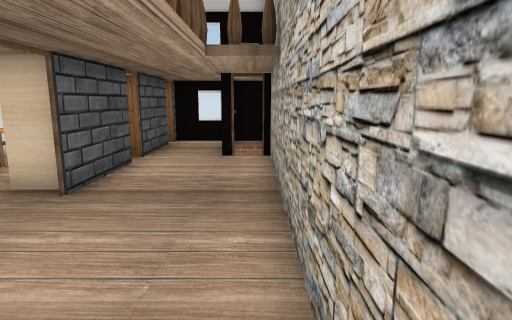
View 1 (above)

13 first-person views from a walk through a scene from a Unity 3-D project. The camera is 1.5 m above the floor, tilts 10° down and sees 75° across. The floor is counted in squares, 0.9 m on a side. Each view is taken from the middle of a square. On the plan, view 1 faces up. The plan holds only what a view shows up to about 16 squares ahead; the rest is blank. The place goes on beyond the plan. The player character is not drawn. Some surface patterns are stand-ins.

View 2
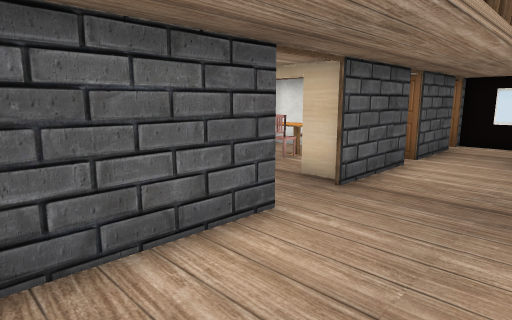

View 3
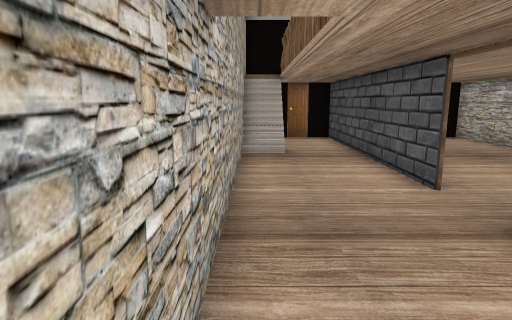

View 4
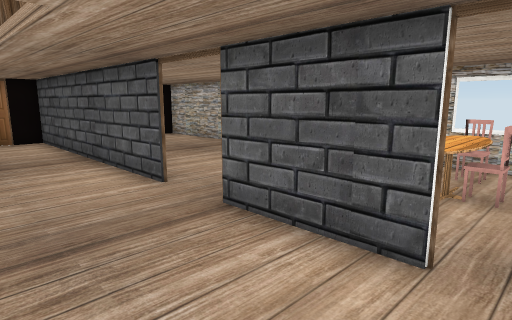

View 5
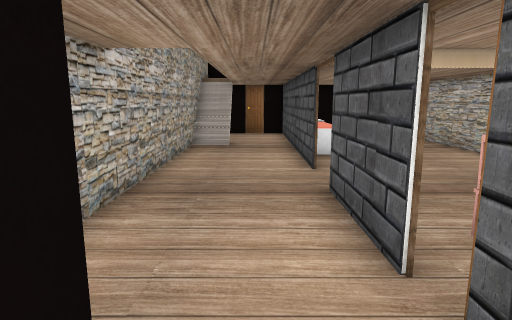

View 6
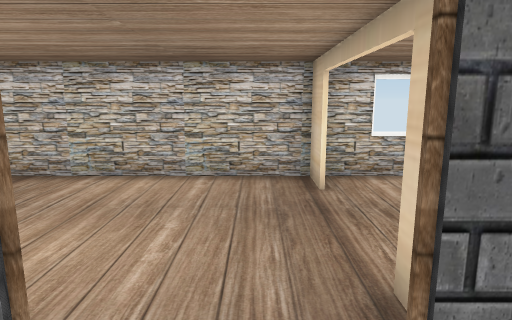

View 7
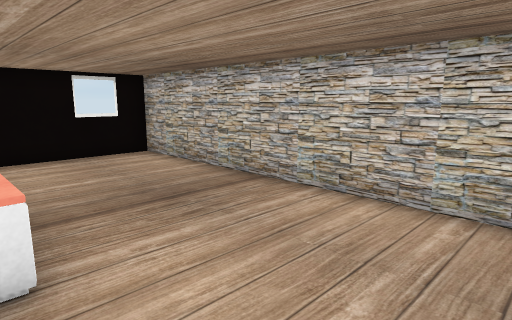

View 8
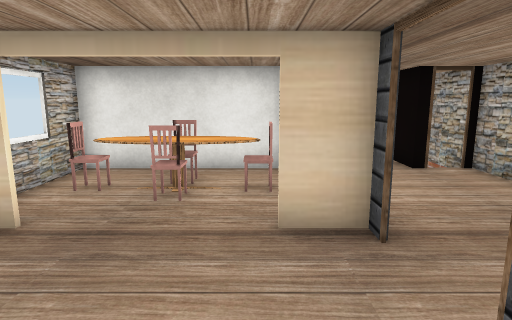

View 9
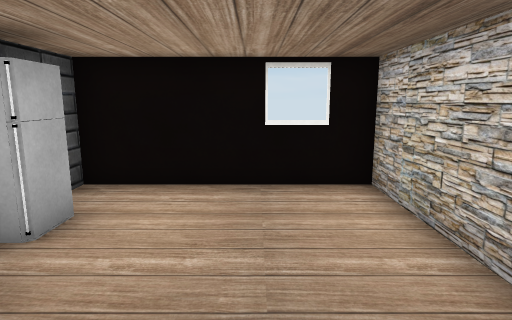

View 10
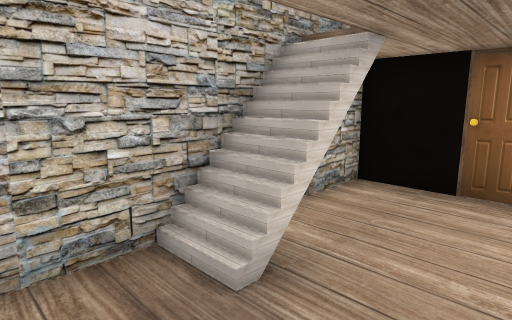

View 11
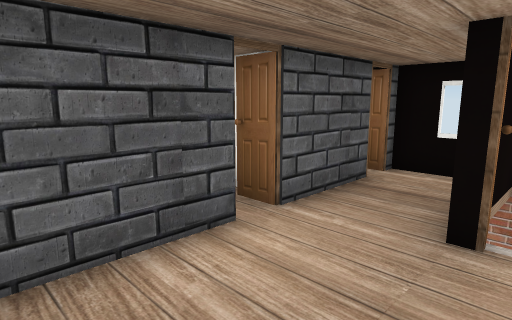

View 12
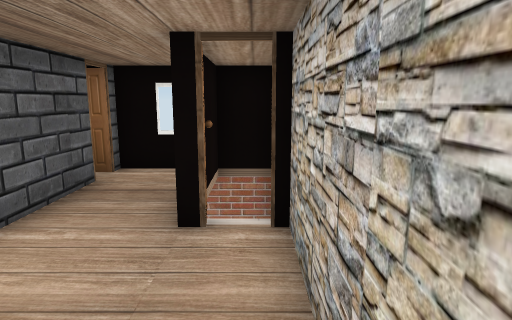

View 13
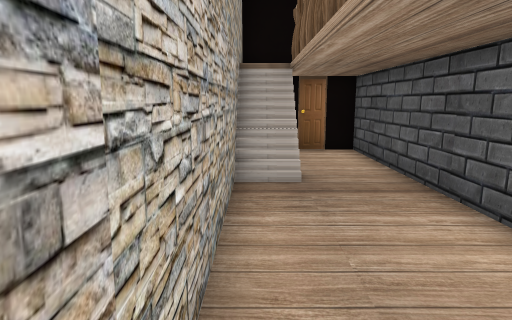

### Floor plan
Key: @ floor where view 1 was taken; # wall or solid block; x gap in a wall; . floor; / step, stairs or slope; = window, fence, low wall or low ledge; O other object.
Columns run from 10 left of view 1 to 1 right of it. Each row starts with its distance up from view 1.
 14        #=#
 13        #.#
 12        #.##
 11        #.###
 10 ########...#
  9 #..##..x...#
  8 #.OOO#.#...#
  7 #......#...#
  6 ##....##...#
  5 #..........#
  4 #..........#
  3 #.....##...#
  2 #.....#....#
  1 #.....#....#
  0 #..... ...@#
 -1 #.....#..//#
 -2 #.....#..x/#
 -3 #.....#..#=#
 -4 #.....##...#
 -5 #......#...#
 -6 ##=#   #####

Positions as (right, up) in squares from view 1, and headings:
1: (0, 0), facing up
2: (0, 0), facing up-left
3: (0, 10), facing down
4: (0, 10), facing down-left
5: (-2, 12), facing down
6: (-2, 5), facing left
7: (-4, 5), facing down-left
8: (-5, 2), facing up
9: (-7, 1), facing down
10: (-3, 1), facing down-right
11: (0, 6), facing up-left
12: (0, 6), facing up
13: (0, 6), facing down
